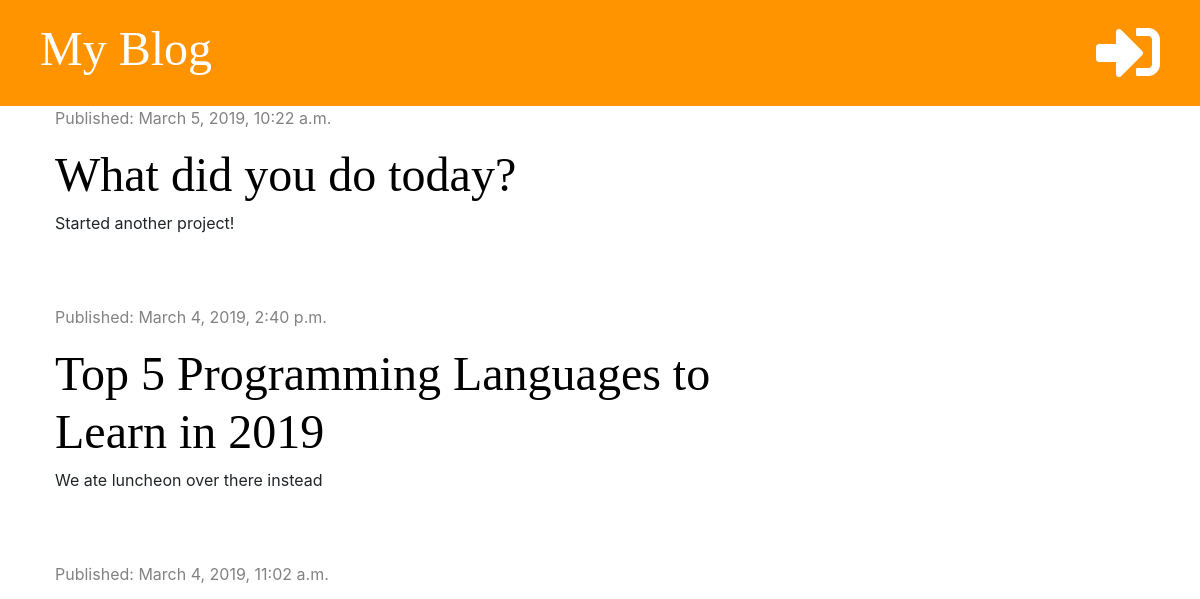
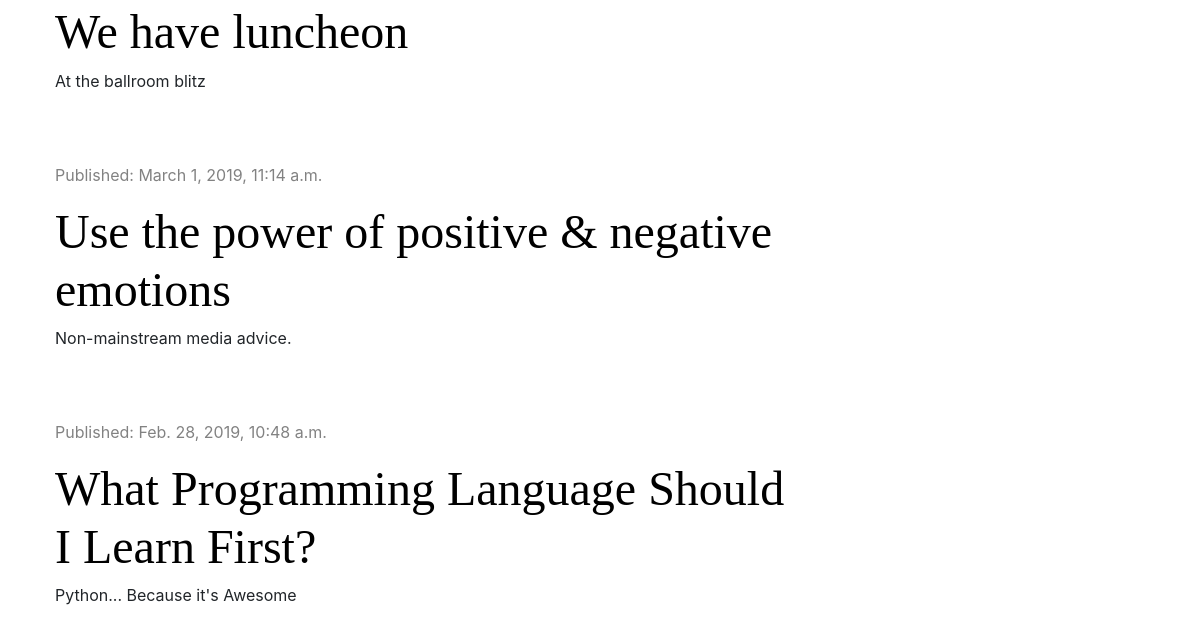
The app's page /, older data (2 pictures, top to bottom).
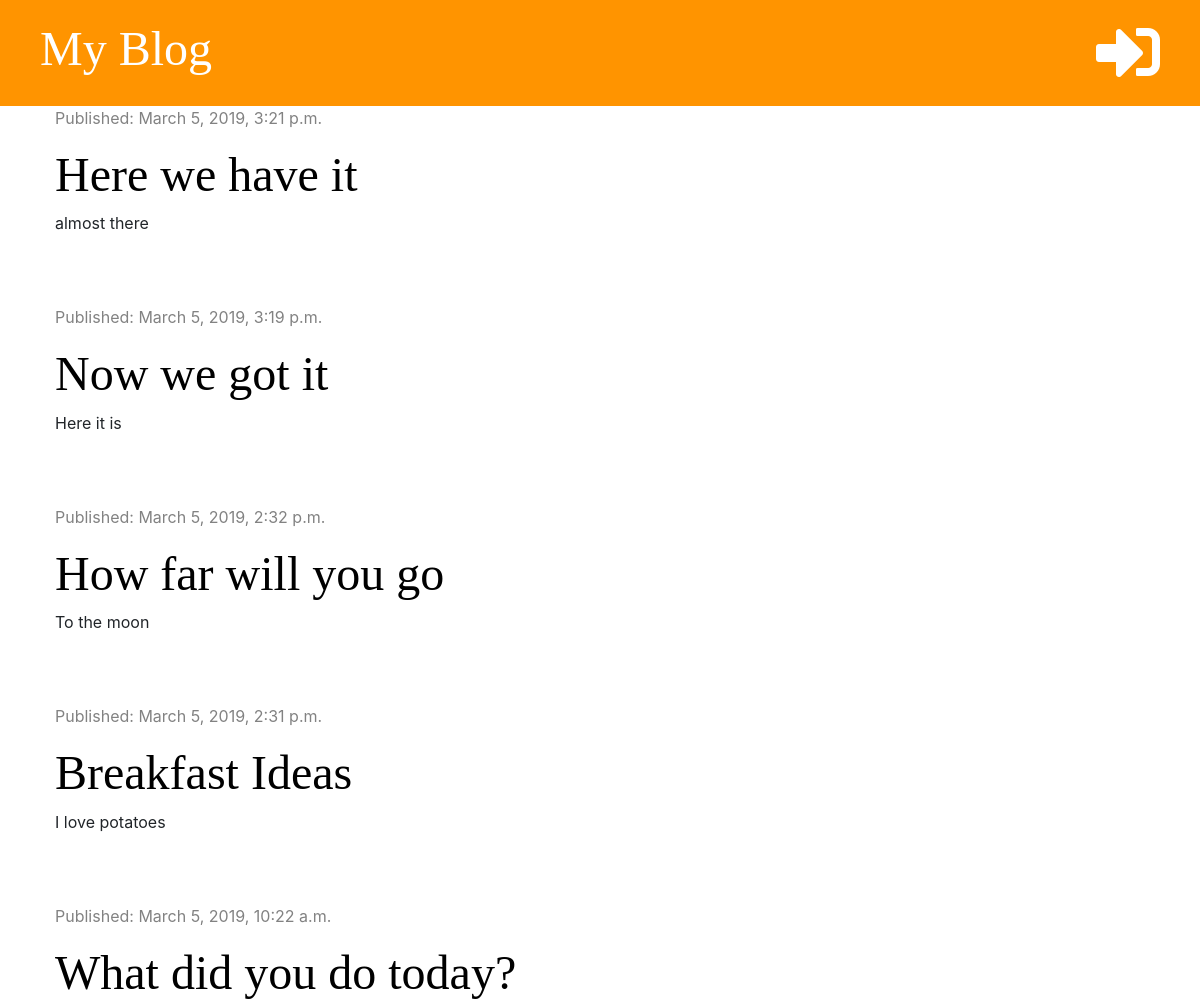
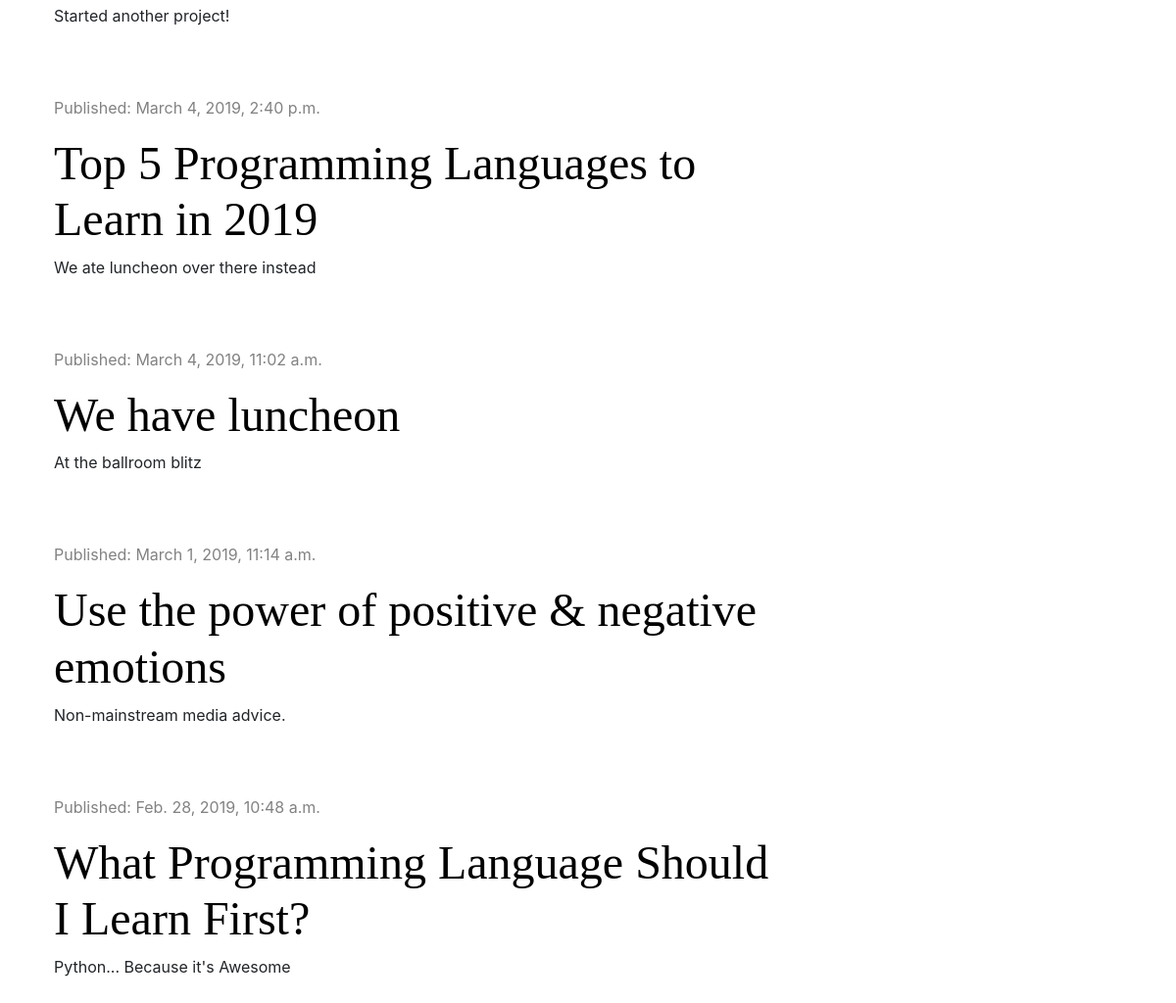
The same page, newer data (2 pictures, top to bottom).
### blog/models.py (models this page shows, shortened)
class Post(models.Model):
    author = models.ForeignKey('auth.User', on_delete=models.CASCADE)
    title = models.CharField(max_length=200)
    text = models.TextField()
    created_date = models.DateTimeField(default=timezone.now)
    published_date = models.DateTimeField(blank=True, null=True)

### blog/views.py (the view)
# urls.py: path('', views.post_list, name='post_list'),
def post_list(request):
    posts = Post.objects.filter(published_date__lte=timezone.now()).order_by('-published_date')
    stuff_for_frontend = {'posts': posts}
    return render(request, 'blog/post_list.html', stuff_for_frontend)

### blog/templates/blog/post_list.html (shortened to what this page needs)
{% extends 'blog/base.html' %}
{% block content %}
    {% for post in posts %}
        <div class="post">
            <div class="date">
                <p>Published: {{ post.published_date }}</p>
            </div>
            <h1><a href="{% url 'post_detail' pk=post.pk %}">{{ post.title }}</a></h1>
            <p>{{ post.text|truncatechars:50|linebreaksbr }}</p>
        </div>
    {% endfor %}
{% endblock %}

### blog/templates/blog/base.html (shortened to what this page needs)
{% load staticfiles %}
<!DOCTYPE html>
<html lang="en">
<head>
    <link rel="stylesheet" href="https://stackpath.bootstrapcdn.com/bootstrap/4.3.1/css/bootstrap.min.css">
    <link rel="stylesheet" href="{% static 'css/blog.css' %}">
    <link rel="stylesheet" href="https://use.fontawesome.com/releases/v5.7.2/css/all.css">
</head>
<body>
<div class="page-header">
    {% if user.is_authenticated %}
        <a href="{% url 'logout' %}" class="top-menu"><i class="fas fa-door-open fa-2x"></i></a>
        <a href="{% url 'post_draft_list' %}" class="top-menu"><i class="far fa-edit fa-2x"></i></a>
        <a href="{% url 'post_new' %}" class="top-menu"><i class="fas fa-plus fa-2x"></i></a>
        <p class="top-menu">Hello, {{ user.username }}</p>
    {% else %}
        <a href="{% url 'login' %}" class="top-menu"><i class="fas fa-sign-in-alt fa-2x"></i></a>
    {% endif %}
    <h1><a href="{% url 'post_list' %}">My Blog</a></h1>
</div>
<div class="content container">
    <div class="row">
        <div class="col-md-8">
            {% block content %}
            {% endblock %}
        </div>
    </div>
</div>
</body>
</html>

### blog/static/css/blog.css (style rules this page uses)
.page-header { background-color: #ff9400; margin-top: 0; padding: 20px 20px 20px 40px; }
.page-header h1, .page-header h1 a { color: #ffffff; font-size: 36pt; text-decoration: none; }
.content { margin-left: 40px; }
h1, h2, h3, h4 { font-family: 'Tangerine', 'Inconsolata', 'Droid Sans', serif; font-size: 48px; }
.date { color: #828282; }
.post { margin-bottom: 70px; }
.post h1 a { color: #000000; }
.top-menu, .top-menu:hover { color: #ffffff; float: right; font-size: 24pt; margin-right: 20px; }

Row changes from the older to the newer data that the page shows:
added Post: published_date "March 5, 2019, 3:21 p.m.", title "Here we have it", text "almost there"
added Post: published_date "March 5, 2019, 3:19 p.m.", title "Now we got it", text "Here it is"
added Post: published_date "March 5, 2019, 2:32 p.m.", title "How far will you go", text "To the moon"
added Post: published_date "March 5, 2019, 2:31 p.m.", title "Breakfast Ideas", text "I love potatoes"
